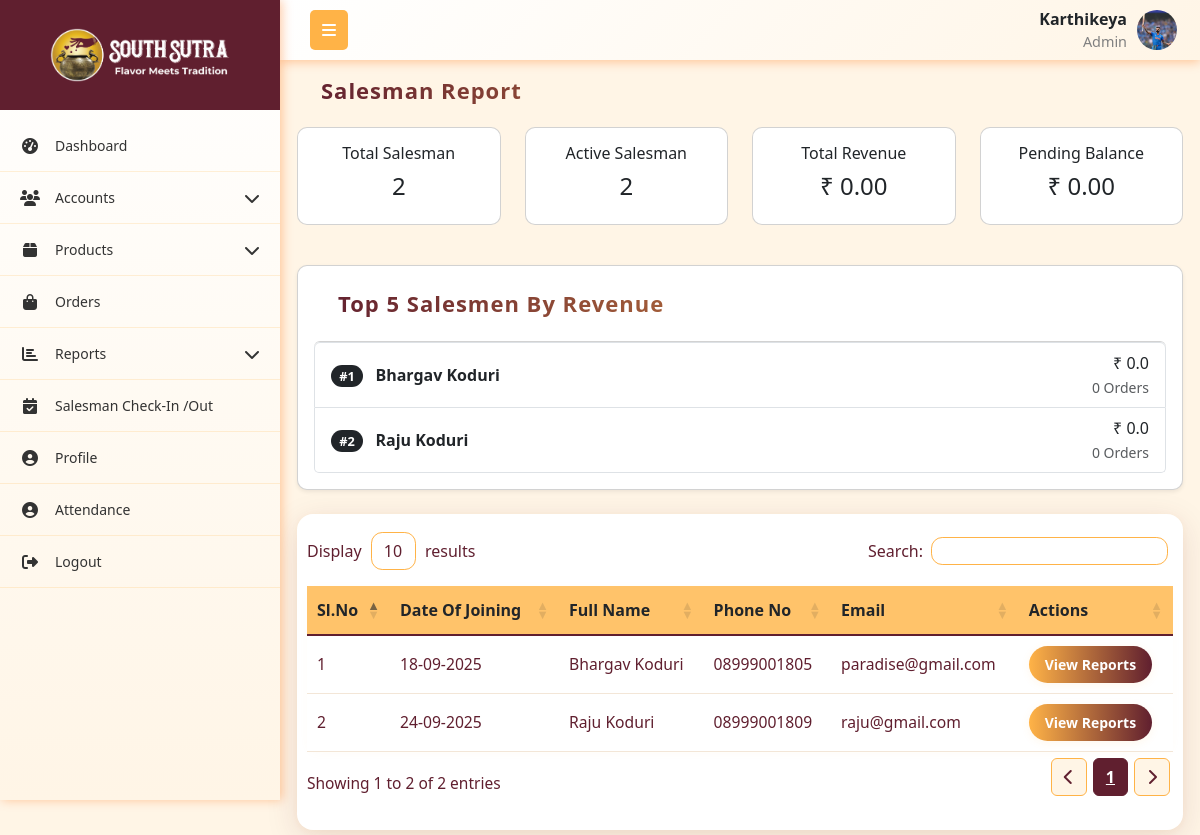
Screenshot of /reports/salespersons/ (signed in) with the database file from the repository.
### App1/models.py (models this page shows, shortened)
class User(models.Model):
    role = models.ForeignKey(Role,on_delete=models.SET_NULL, null=True, related_name="role")
    username = models.CharField(max_length=255, unique=True)
    password = models.CharField(max_length=255)
    first_name = models.CharField(max_length=255)
    last_name = models.CharField(max_length=255)
    email = models.EmailField(unique=True)
    phone_number = models.CharField(max_length=15, unique=True)
    address = models.TextField()
    city = models.CharField(max_length=255)
    state = models.CharField(max_length=255)
    pincode = models.CharField(max_length=10)
    is_active = models.BooleanField(default=True)
    created_at = models.DateTimeField(auto_now_add=True)
    updated_at = models.DateTimeField(auto_now=True)
    profile_picture = models.ImageField(upload_to='profile_pictures/', null=True, blank=True)

class Role(models.Model):
    name = models.CharField(max_length=255, unique=True)
    created_at = models.DateTimeField(auto_now_add=True)
    updated_at = models.DateTimeField(auto_now=True)

### App1/views.py (the view)
# urls.py: path('reports/salespersons/', salesman_reports, name='salesman_reports'),
def salesman_reports(request):
    current_user, role_permission = get_logged_in_user(request)
    if not current_user:
        return redirect('login')
    salesmen = User.objects.filter(role__name__icontains="Salesman")
    total_salesman = salesmen.count()
    active_salesman = salesmen.filter(is_active=True).count()
    total_revenue = Order.objects.aggregate(total=Sum('grand_total'))['total'] or 0
    pending_balance = Order.objects.aggregate(balance=Sum('balance_due'))['balance'] or 0
    top_salesmen = (
        salesmen.annotate(
            revenue=Sum('orders_created__grand_total'),
            orders=Count('orders_created')
        ).order_by('-revenue')[:5]
    )
    top_salesman_list = [
        {
            'first_name': s.first_name,
            'last_name': s.last_name,
            'revenue': float(s.revenue or 0),
            'orders': s.orders
        } for s in top_salesmen
    ]
    context = {
        'current_user': current_user,
        'role_permission': role_permission,
        'salesmen': salesmen,
        'total_salesman': total_salesman,
        'active_salesman': active_salesman,
        'total_revenue': total_revenue,
        'pending_balance': pending_balance,
        'top_salesman_list': top_salesman_list,
    }
    return render(request, 'company_admin/salesman_reports.html', context)

### App1/views.py (called while the page is built)
def get_logged_in_user(request):
    username = request.session.get('current_user')
    if not username:
        return None, None  # always return a tuple
    try:
        user = User.objects.get(username=username)
        try:
            role_permission = RolePermissions.objects.get(role=user.role)
        except RolePermissions.DoesNotExist:
            role_permission = None
        return user, role_permission
    except User.DoesNotExist:
        return None, None

### templates/company_admin/salesman_reports.html (shortened to what this page needs)
{% extends 'company_admin/base.html' %}
{% load static %}
{% block content %}
<link rel="stylesheet" href="https://cdn.datatables.net/1.13.4/css/dataTables.bootstrap5.min.css">
<link rel="stylesheet" href="https://cdn.datatables.net/responsive/2.4.1/css/responsive.bootstrap5.min.css">
<link rel="stylesheet" href="https://cdnjs.cloudflare.com/ajax/libs/font-awesome/6.4.0/css/all.min.css">
<div class="container mt-1">
    <h5 class="header mb-3">Salesman Report</h5>
    <div class="row mb-4">
        <div class="col-md-3 mb-3">
            <div class="card p-3 text-center">
                <h6>Total Salesman</h6>
                <h4>{{ total_salesman }}</h4>
            </div>
        </div>
        <div class="col-md-3 mb-3">
            <div class="card p-3 text-center">
                <h6>Active Salesman</h6>
                <h4>{{ active_salesman }}</h4>
            </div>
        </div>
        <div class="col-md-3 mb-3">
            <div class="card p-3 text-center">
                <h6>Total Revenue</h6>
                <h4>₹ {{ total_revenue|floatformat:2 }}</h4>
            </div>
        </div>
        <div class="col-md-3 mb-3">
            <div class="card p-3 text-center">
                <h6>Pending Balance</h6>
                <h4>₹ {{ pending_balance|floatformat:2 }}</h4>
            </div>
        </div>
    </div>
    <div class="card shadow-sm p-3 mb-4 h-100">
        <h5 class="header mb-3">Top 5 Salesmen By Revenue</h5>
        <div class="list-group">
            {% for s in top_salesman_list %}
            <div class="list-group-item d-flex justify-content-between align-items-center">
                <div>
                    <span class="badge bg-dark rounded-pill me-2">#{{ forloop.counter }}</span>
                    <strong>{{ s.first_name }} {{ s.last_name }}</strong>
                </div>
                <div class="text-end">
                    <div>₹ {{ s.revenue }}</div>
                    <small class="text-muted">{{ s.orders }} Orders</small>
                </div>
            </div>
            {% empty %}
            <div class="text-center text-muted">No salesman data available</div>
            {% endfor %}
        </div>
    </div>
    <div class="table-container">
        <div class="custom-card">
            <table id="salesmantable" class="table align-middle" style="width:100%">
                <thead class="table-header">
                    <tr>
                        <th>Sl.No</th>
                        <th>Date Of Joining</th>
                        <th>Full Name</th>
                        <th>Phone No</th>
                        <th>Email</th>
                        <th>Actions</th>
                    </tr>
                </thead>
                <tbody>
                    {% for salesman in salesmen %}
                        <tr>
                            <td>{{ forloop.counter }}</td>
                            <td>{{ salesman.created_at|date:'d-m-Y' }}</td>
                            <td>{{ salesman.first_name }} {{ salesman.last_name }}</td>
                            <td>{{ salesman.phone_number }}</td>
                            <td>{{ salesman.email }}</td>
                            <td>
                                <a href="{% url 'salesman_report' salesman.id %}" class="btn btn-sm btn-primary">View Reports</a>
                            </td>
                        </tr>
                    {% endfor %}
                </tbody>
            </table>
        </div>
    </div>
</div>
{% endblock content %}

### templates/company_admin/base.html (shortened to what this page needs)
{% load static %}
<!DOCTYPE html>
<html lang="en">
<head>
    <link href="https://cdnjs.cloudflare.com/ajax/libs/bootstrap/5.3.0/css/bootstrap.min.css" rel="stylesheet">
    <link href="https://cdnjs.cloudflare.com/ajax/libs/font-awesome/6.4.0/css/all.min.css" rel="stylesheet">
    <link rel="stylesheet" href="https://cdn.datatables.net/1.13.4/css/dataTables.bootstrap5.min.css">
    <link rel="stylesheet" href="https://cdn.datatables.net/responsive/2.4.1/css/responsive.bootstrap5.min.css">
    <link rel="stylesheet" href="{% static 'css/alert.css' %}">
</head>
<body>
    <nav class="top-navbar">
        <div class="navbar-container">
            <div class="navbar-left">
                <button class="sidebar-toggle" id="sidebarToggle">
                    <i class="fas fa-bars"></i>
                </button>
            </div>
            <div class="navbar-right me-2">
                <div class="navbar-user-info">
                    <span class="username">{{current_user.username}}</span>
                    <span class="role">{{current_user.role.name}}</span>
                </div>
                {% if current_user.profile_picture %}
                    <img src="{{ current_user.profile_picture.url }}"
                        alt="{{ current_user.get_full_name }}"
                        class="navbar-profile-img">
                {% else %}
                     <div class="navbar-profile-fallback">
                        {{ current_user.first_name|first|upper }}{{ current_user.last_name|first|upper }}
                    </div>
                {% endif %}
            </div>
        </div>
    </nav>
    <nav class="sidebar" id="sidebar">
        <div class="sidebar-logo-container">
            <img src="{% static 'images/logo.png' %}" alt="Company Logo"  class="logo">
        </div>
        <ul class="nav flex-column sidebar-nav">
            {% if role_permission.dashboard_v %}
            <li class="nav-item">
                <a class="nav-link" href="{% url 'dashboard' %}">
                    <i class="fas fa-tachometer-alt nav-icon"></i>
                    <span class="nav-text">Dashboard</span>
                </a>
            </li>
            {% endif %}
            {% if role_permission.roles_v or role_permission.users_v or role_permission.customer_v %}
            <li class="nav-item">
                <a class="nav-link" href="#">
                    <i class="fas fa-users nav-icon"></i>
                    <span class="nav-text">Accounts</span>
                    <i class="fas fa-chevron-down arrow"></i>
                </a>
            </li>
            {% endif %}
            {% if role_permission.category_v or role_permission.all_products_v or role_permission.daily_production_v or role_permission.inventory_v %}
            <li class="nav-item">
                <a class="nav-link" href="#">
                    <i class="fas fa-box nav-icon"></i>
                    <span class="nav-text">Products</span>
                    <i class="fas fa-chevron-down arrow"></i>
                </a>
            </li>
            {% endif %}
            {% if role_permission.orders_v %}
            <li class="nav-item">
                <a class="nav-link" href="{% url 'order_table' %}">
                    <i class="fas fa-shopping-bag nav-icon"></i>
                    <span class="nav-text">Orders</span>
                </a>
            </li>
            {% endif %}
            {% if role_permission.s_reports_v or role_permission.c_reports_v %}
            <li class="nav-item">
                <a class="nav-link" href="#">
                    <i class="fas fa-chart-bar nav-icon"></i>
                    <span class="nav-text">Reports</span>
                    <i class="fas fa-chevron-down arrow"></i>
                </a>
            </li>
            {% endif %}
            {% if current_user.role.name == 'Admin' %}
            <li class="nav-item">
                <a class="nav-link" href="{% url 'salesman_visit_list' %}">
                    <i class="fas fa-calendar-check nav-icon"></i>
                    <span class="nav-text">Salesman Check-In /Out</span>
                </a>
            </li>
            {% endif %}
            <li class="nav-item">
                <a class="nav-link" href="{% url 'profile' %}">
                    <i class="fas fa-user-circle nav-icon"></i>
                    <span class="nav-text">Profile</span>
                </a>
            </li>
            <li class="nav-item">
                <a class="nav-link" href="{% url 'attendance' %}">
                    <i class="fas fa-user-circle nav-icon"></i>
                    <span class="nav-text">Attendance</span>
                </a>
            </li>
            <li class="nav-item">
                <a class="nav-link" href="{% url 'logout' %}" onclick="return confirm('Are you sure?');" >
                    <i class="fas fa-sign-out-alt nav-icon"></i>
                    <span class="nav-text">Logout</span>
                </a>
            </li>
        </ul>
    </nav>
    <main class="main-content" id="mainContent">
        {% block content %}{% endblock %}
    </main>
</body>
</html>

### templates/company_admin/base.html (style rules this page uses)
:root { --primary-red: #601F2F; --primary-orange: #ffb347; --accent-yellow: #fc3; --light-orange: #fff5e6; --dark-red: #4a1824; --sidebar-width: 280px; --sidebar-collapsed: 60px; }
* { box-sizing: border-box; }
body { font-family: 'Segoe UI', Tahoma, Geneva, Verdana, sans-serif; background-color: #f8f9fa; margin: 0; padding: 0; overflow-x: hidden; }
.top-navbar { background: linear-gradient(135deg, white 0%, var(--light-orange) 100%); box-shadow: 0 2px 10px rgba(255, 106, 0, 0.35); position: fixed; top: 0; left: var(--sidebar-width); right: 0; z-index: 1030; height: 60px; padding: 0; transition: left 0.3s ease; }
.navbar-container { display: flex; align-items: center; justify-content: space-between; height: 100%; padding: 0 15px; max-width: 100%; }
.navbar-left { display: flex; align-items: center; flex-shrink: 0; }
.sidebar-toggle { background: var(--primary-orange); border: none; color: white; padding: 8px 12px; border-radius: 5px; margin-left: 15px; cursor: pointer; }
.navbar-right { flex-shrink: 0; display: flex; align-items: center; gap: 10px; }
.navbar-profile-img { width: 40px; height: 40px; border-radius: 50%; object-fit: cover; }
.navbar-user-info { display: flex; flex-direction: column; align-items: flex-end; }
.navbar-user-info .username { font-weight: 600; }
.navbar-user-info .role { font-size: 0.9rem; color: gray; }
.sidebar { position: fixed; top: 0; left: 0; height: 100vh; width: var(--sidebar-width); background: linear-gradient(180deg, white 0%, var(--light-orange) 100%); transform: translateX(0); transition: width 0.3s ease; z-index: 1040; overflow-y: auto; box-shadow: 2px 0 10px rgba(255, 106, 0, 0.35); display: flex; flex-direction: column; }
.sidebar-logo-container { display: flex; align-items: center; justify-content: center; height: 110px; width: 100%; background-color: #601F2F; margin-bottom: 10px; transition: opacity 0.3s, height 0.3s, margin-bottom 0.3s; }
.sidebar-logo-container .logo { width: 200px; height: auto; background: transparent; padding: 8px 10px; }
.sidebar:not(.collapsed) .sidebar-logo-container { opacity: 1; height: 110px; margin-bottom: 10px; }
.sidebar-nav { padding: 0; margin: 0; list-style: none; flex: 1 1 auto; }
.nav-item { border-bottom: 1px solid rgba(255, 179, 71, 0.2); }
.nav-link { color: #333; padding: 15px 20px; display: flex; align-items: center; text-decoration: none; transition: all 0.3s ease; position: relative; cursor: pointer; }
.nav-icon { width: 20px; margin-right: 15px; text-align: center; font-size: 16px; }
.nav-text { flex-grow: 1; font-size: 14px; }
.arrow { transition: transform 0.3s ease; margin-left: auto; }
.main-content { margin-top: 60px; padding: 5px; transition: margin-left 0.3s ease; min-height: calc(100vh - 60px); }
@media (min-width: 768px) { .sidebar { transform: translateX(0); top: 0; height: 100vh; } }
@media (min-width: 768px) { .main-content { margin-left: var(--sidebar-width); } }

### rows the page displays
User: username "Karthikeya", role.name "Admin", profile_picture (picture)
User: first_name "Bhargav", last_name "Koduri", created_at "18-09-2025", first_name "Bhargav", last_name "Koduri", phone_number "08999001805", email "paradise@gmail.com"
User: first_name "Raju", last_name "Koduri", created_at "24-09-2025", first_name "Raju", last_name "Koduri", phone_number "08999001809", email "raju@gmail.com"

### other values shown
{{ total_salesman }} "2"
{{ active_salesman }} "2"
{{ total_revenue|floatformat:2 }} "0.00"
{{ pending_balance|floatformat:2 }} "0.00"
{{ s.revenue }} "0.0" "0.0"
{{ s.orders }} "0" "0"
